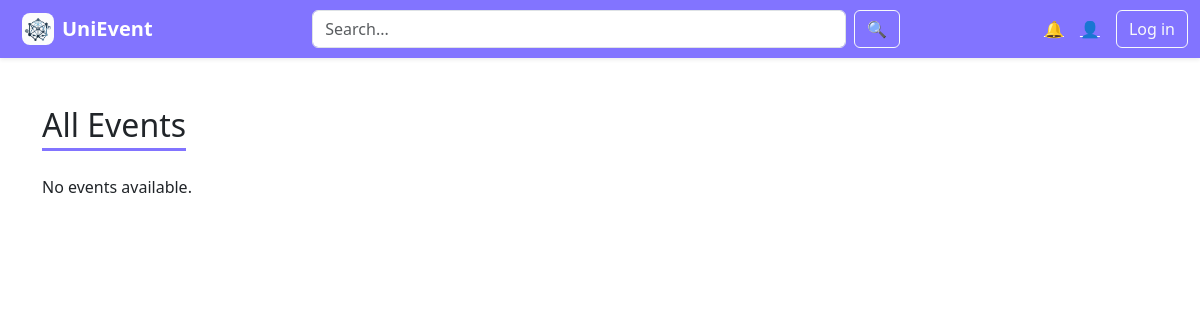
The page /events/all/ on the database as committed earlier.
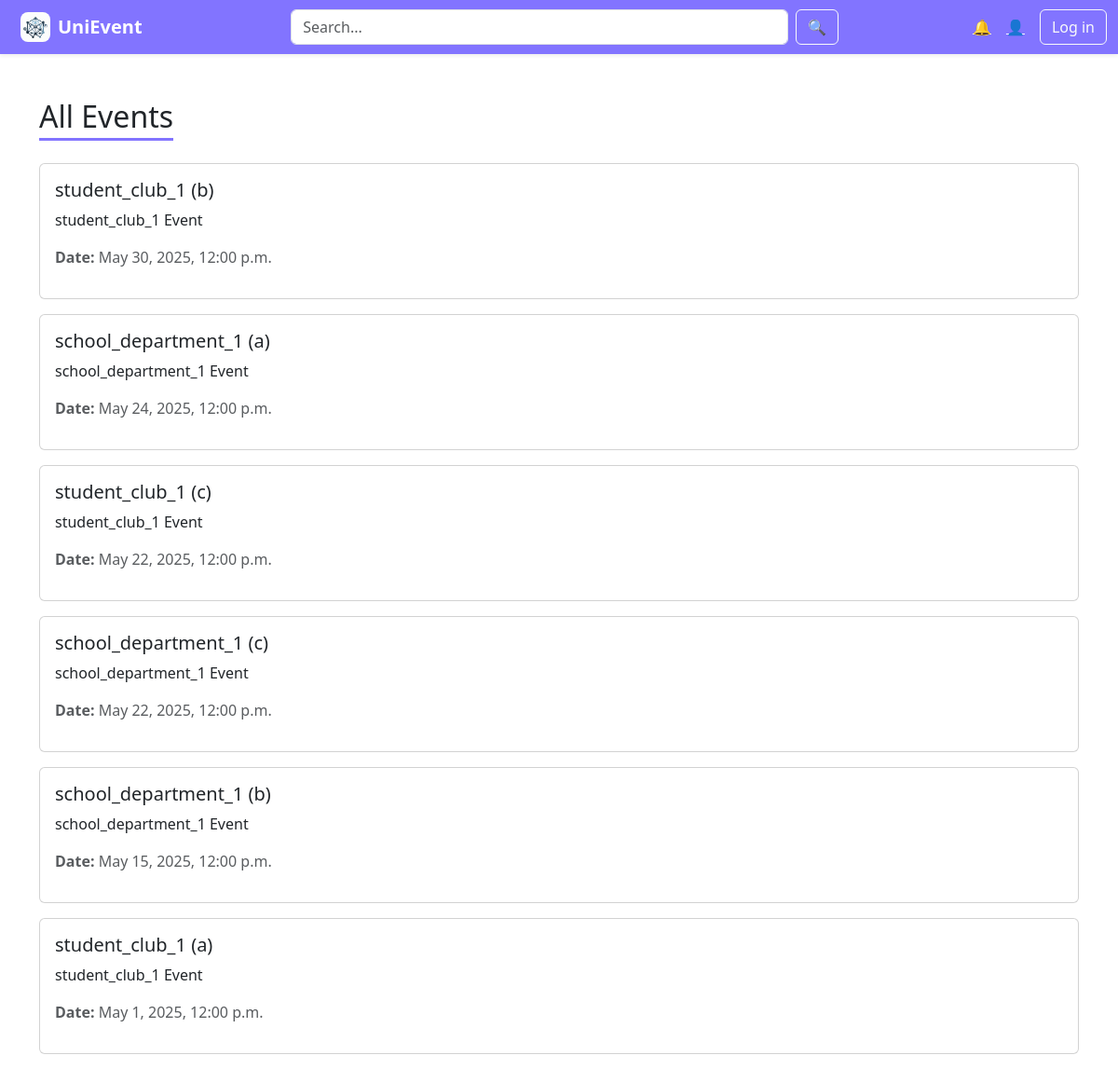
The same page on the database as committed later.
### unievent_event_app/models.py (models this page shows, shortened)
class Event(models.Model):
    title = models.CharField(max_length=200)
    description = models.TextField()
    location = models.CharField(max_length=200)
    start_datetime = models.DateTimeField()
    end_datetime = models.DateTimeField(blank=True, null=True)
    capacity = models.PositiveIntegerField(blank=True, null=True)
    image = models.ImageField(upload_to='event_images/', blank=True, null=True)
    is_paid = models.BooleanField(default=False)
    price = models.DecimalField(max_digits=8, decimal_places=2, blank=True, null=True)
    created_by = models.ForeignKey(User, on_delete=models.CASCADE)

### unievent_event_app/views.py (the view)
# urls.py: path('events/all/', views.all_events, name='all_events'),
def all_events(request):
    now = timezone.now()
    event_ids = []
    if request.user.is_authenticated:
        event_ids = EventRegistration.objects.filter(user=request.user).values_list('event_id', flat=True)
    events = Event.objects.all().order_by('-start_datetime')
    return render(request, 'all_events.html', {
        'events': events,
        'event_ids': event_ids,
        'today': now.date(),
        'now': now,
    })

### unievent_event_app/templates/all_events.html (shortened to what this page needs)
{% load static %}
<!DOCTYPE html>
<html lang="en">
<head>
  <link href="https://cdn.jsdelivr.net/npm/bootstrap@5.3.0/dist/css/bootstrap.min.css" rel="stylesheet">
</head>
<body>
<nav class="navbar navbar-expand-lg navbar-custom shadow-sm">
  <div class="container-fluid">
    <a class="navbar-brand fw-bold d-flex align-items-center" href="/">
      <img src="{% static 'images/unievent_logo.jpg' %}" alt="Logo" width="32" height="32" class="me-2">
      UniEvent
    </a>
    <form method="get" action="{% url 'search' %}" class="d-flex mx-auto w-50">
      <input name="q" class="form-control me-2" type="search" placeholder="Search..." required>
      <button class="btn btn-outline-light" type="submit">🔍</button>
    </form>
    <div class="d-flex align-items-center">
      <a href="#" class="me-3 text-white">🔔</a>
      {% if user.is_authenticated %}
        <a href="/profile/" class="me-3 text-white">👤</a>
        <span class="text-white fw-bold">{{ user.username }}</span>
      {% else %}
        <a href="/accounts/login/" class="me-3 text-white">👤</a>
        <a class="btn btn-outline-light" href="/accounts/login/">Log in</a>
      {% endif %}
    </div>
  </div>
</nav>
<div class="container mt-5">
  <h2 class="purple-underline mb-4">All Events</h2>
  {% for event in events %}
    <div class="card mb-3">
      <div class="card-body">
        <h5 class="card-title">{{ event.title }}</h5>
        <p class="card-text">{{ event.description }}</p>
        <p class="text-muted"><strong>Date:</strong> {{ event.start_datetime|date:"F j, Y, g:i a" }}</p>
      </div>
    </div>
  {% empty %}
    <p>No events available.</p>
  {% endfor %}
</div>
</body>
</html>

Rows that differ between the two databases and show on the page:
added Event: title "student_club_1 (b)", description "student_club_1 Event", start_datetime "May 30, 2025, 12:00 p.m."
added Event: title "school_department_1 (a)", description "school_department_1 Event", start_datetime "May 24, 2025, 12:00 p.m."
added Event: title "student_club_1 (c)", description "student_club_1 Event", start_datetime "May 22, 2025, 12:00 p.m."
added Event: title "school_department_1 (c)", description "school_department_1 Event", start_datetime "May 22, 2025, 12:00 p.m."
added Event: title "school_department_1 (b)", description "school_department_1 Event", start_datetime "May 15, 2025, 12:00 p.m."
added Event: title "student_club_1 (a)", description "student_club_1 Event", start_datetime "May 1, 2025, 12:00 p.m."
Other text that changed with them:
text no longer shown: "No events available."
